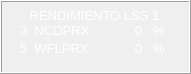
  <widget class="QFrame" name="frame_2">
   <property name="geometry">
    <rect>
     <x>360</x>
     <y>80</y>
     <width>191</width>
     <height>74</height>
    </rect>
   </property>
   <property name="frameShape">
    <enum>QFrame::Box</enum>
   </property>
   <property name="frameShadow">
    <enum>QFrame::Raised</enum>
   </property>
   <widget class="QLabel" name="lbWflprxT">
    <property name="geometry">
     <rect>
      <x>20</x>
      <y>40</y>
      <width>71</width>
      <height>16</height>
     </rect>
    </property>
    <property name="font">
     <font>
      <pointsize>10</pointsize>
     </font>
    </property>
    <property name="styleSheet">
     <string notr="true">color: rgb(255, 255, 255);</string>
    </property>
    <property name="text">
     <string>5  WFLPRX</string>
    </property>
    <property name="alignment">
     <set>Qt::AlignLeading|Qt::AlignLeft|Qt::AlignVCenter</set>
    </property>
   </widget>
   <widget class="QLabel" name="lbNcdprxU">
    <property name="geometry">
     <rect>
      <x>143</x>
      <y>22</y>
      <width>32</width>
      <height>16</height>
     </rect>
    </property>
    <property name="font">
     <font>
      <pointsize>10</pointsize>
     </font>
    </property>
    <property name="styleSheet">
     <string notr="true">color: rgb(255, 255, 255);</string>
    </property>
    <property name="text">
     <string>%</string>
    </property>
    <property name="alignment">
     <set>Qt::AlignCenter</set>
    </property>
   </widget>
   <widget class="QLabel" name="lbWflprxU">
    <property name="geometry">
     <rect>
      <x>143</x>
      <y>40</y>
      <width>32</width>
      <height>16</height>
     </rect>
    </property>
    <property name="font">
     <font>
      <pointsize>10</pointsize>
     </font>
    </property>
    <property name="styleSheet">
     <string notr="true">color: rgb(255, 255, 255);</string>
    </property>
    <property name="text">
     <string>%</string>
    </property>
    <property name="alignment">
     <set>Qt::AlignCenter</set>
    </property>
   </widget>
   <widget class="QLabel" name="lbNcdprxT">
    <property name="geometry">
     <rect>
      <x>20</x>
      <y>22</y>
      <width>71</width>
      <height>16</height>
     </rect>
    </property>
    <property name="font">
     <font>
      <pointsize>10</pointsize>
     </font>
    </property>
    <property name="styleSheet">
     <string notr="true">color: rgb(255, 255, 255);</string>
    </property>
    <property name="text">
     <string>3  NCDPRX</string>
    </property>
    <property name="alignment">
     <set>Qt::AlignLeading|Qt::AlignLeft|Qt::AlignVCenter</set>
    </property>
   </widget>
   <widget class="QLabel" name="lbREnSS1T">
    <property name="geometry">
     <rect>
      <x>4</x>
      <y>7</y>
      <width>181</width>
      <height>16</height>
     </rect>
    </property>
    <property name="font">
     <font>
      <pointsize>10</pointsize>
     </font>
    </property>
    <property name="styleSheet">
     <string notr="true">color: rgb(255, 255, 255);</string>
    </property>
    <property name="text">
     <string>RENDIMIENTO LSS 1</string>
    </property>
    <property name="alignment">
     <set>Qt::AlignCenter</set>
    </property>
   </widget>
   <widget class="QLabel" name="lbNcdprx">
    <property name="geometry">
     <rect>
      <x>102</x>
      <y>22</y>
      <width>40</width>
      <height>16</height>
     </rect>
    </property>
    <property name="font">
     <font>
      <pointsize>10</pointsize>
     </font>
    </property>
    <property name="styleSheet">
     <string notr="true">color: rgb(255, 255, 255);</string>
    </property>
    <property name="text">
     <string>0</string>
    </property>
    <property name="alignment">
     <set>Qt::AlignRight|Qt::AlignTrailing|Qt::AlignVCenter</set>
    </property>
   </widget>
   <widget class="QLabel" name="lbWflprx">
    <property name="geometry">
     <rect>
      <x>102</x>
      <y>40</y>
      <width>40</width>
      <height>16</height>
     </rect>
    </property>
    <property name="font">
     <font>
      <pointsize>10</pointsize>
     </font>
    </property>
    <property name="styleSheet">
     <string notr="true">color: rgb(255, 255, 255);</string>
    </property>
    <property name="text">
     <string>0</string>
    </property>
    <property name="alignment">
     <set>Qt::AlignRight|Qt::AlignTrailing|Qt::AlignVCenter</set>
    </property>
   </widget>
  </widget>
